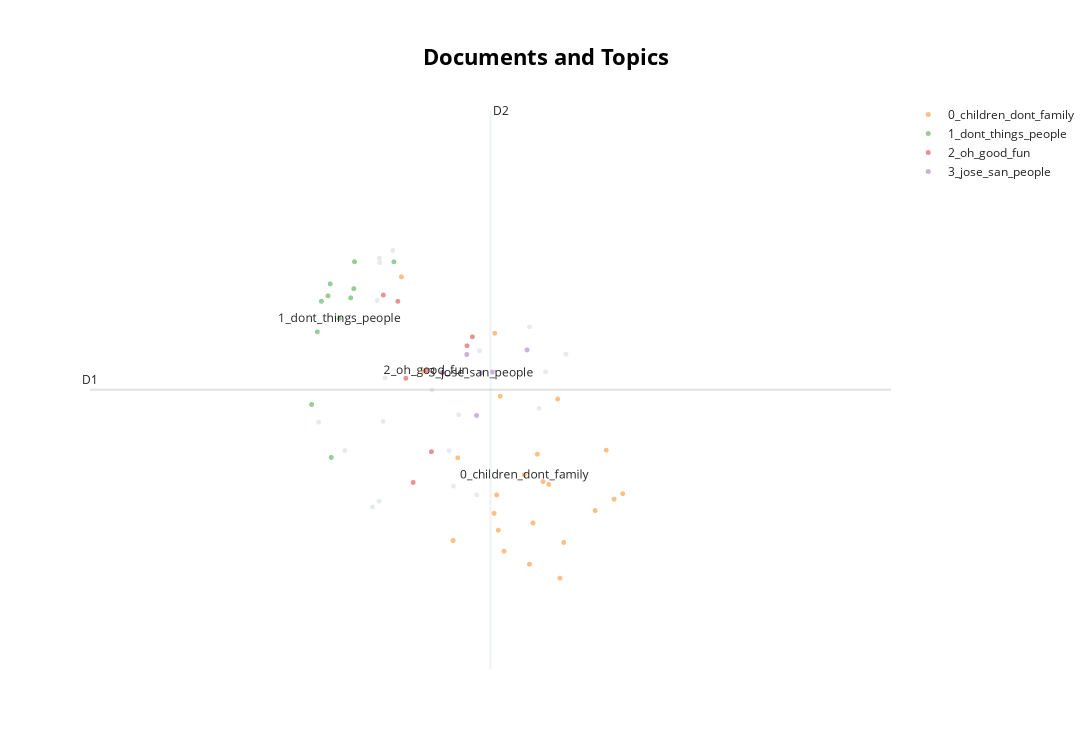

Notebook code cell kept with this figure:
### Code cell
topic_model.visualize_documents(docs, reduced_embeddings=reduced_embeddings)

### Figure 1 — Plotly figure (JSON) as saved in the notebook; plotly's stock layout.template omitted (floating-point values rounded to 4 significant figures)
{"data": [{"hoverinfo": "text", "hovertext": ["Well, I like to make things. Right now I'm knitting and I find that when it's cold or when you can't go outside, it's nice to have something, has some handwork, something, whatever you like to do at embroidery or knit or.", "And I would've taken airplane flights, but they weren't available when I was that age. I was, I was born 1930, so just before the second World War started. In 1941 when Pearl Harbor was attacked, I was only 10 and it was, uh, that was really a change. Oh my goodness. Oh my goodness. It was a big change. There was so much, so much propaganda making us hate the Japanese for attacking Pearl Harbor.", "Something called the GI Bill, which was a wonderful bill that they put through Congress, which allowed any service man to go to college for free. For free. It was wonderful. So he, what he did is he came out here and he ended up going to Santa Clara University and he only had had two years before the war was ended, but they let him stay for four years and he got his education and we got married during that time and that was a really good decision.", "And I have a special book that I just love called The Four Agreements. I would really suggest you read the Four Agreements. It's a very simple way of looking at life and every, every day I think about one of the agreements about how it's affecting me and how I can interact with other people with more kindness and listening. You gotta learn to listen.", "There's so many lonely people that lately I've been writing postcards to people telling them, pass them on to somebody else. You know, fun. Make plans. I hope someday I can still go to Yellowstone. I haven't seen Yellowstone. I've seen a lot of the world, but not Yellowstone, but just you just have, have thoughts that are positive.", "And so I think our home attitude and how we lived was slower pace and. There was a, maybe some racial injustice, but I don't know. On the whole, I think people got along pretty well. I don't think there was a lot of of crime. There was also, there was always crime, but not overtly like there are in the big cities, the world.", "Well, I think that we're getting more open to changes in ideas, and I think that people, for instance, people who are gay or people who have different kinds of other things going on. We're, we don't judge them as like we did years ago, and I think that's very, very positive because I think whoever we are, that's who we are and we need to be all respected as God made us all certain ways and we have to just go, as they say, go of the flow. There's a lot of wonderful people, this world that aren't just exactly like each other. We're all a little different.", "Well, I think in some ways you know that we know things too quickly and I think it can make people who are worried type of people, I think it makes them very upset.", "We had enough, but we, it was ration and sugar, things like that. But the men who were fighting the war, they were given all kinds of meat that make them be more aggressive. So when they got back from the war, there were a lot of jobs. And they had plenty of money and they wanted meat, meat, meat. And that's when the big meat obsession started in America.", "And I have a special book that I just love called The Four Agreements. I would really suggest you read the Four Agreements. It's a very simple way of looking at life and every, every day I think about one of the agreements about how it's affecting me and how I can interact with other people with more kindness and listening. You gotta learn to listen.", "Anyway, what happened was they knew during depression that lot of people were wandering around cause they had, things were so bad, there weren't any jobs. It was really horrible and people were starving. So what they did is they set up camp and then they would go into the little town with the, the trains would stop, and this was after the hobos.", "So that was fun. So that was a, a very, very happy day for me and I really lucked out. One of the most important things now I realize in, in having a partner is to have a real partner. And my husband, I've been married to him now for over 70 years, and he never ever said to me when I asked him to help me, that's woman's work.", "And my husband's brother Bob was a Catholic priest, so he was there at our wedding. And then we had, we had a reception in the afternoon and that was fun. And then my parents had purchased a piece of land over along the ocean in Santa Cruz and they had beginning of a house there, so that's where we were,  for the first few days of our honeymoon.", "Well, I think the computer industry, there's good things about it, but there's a lot about it that I don't like. I don't, I don't like Facebook. I won't have any part of Facebook and cause people don't, young people especially don't know how to manage it. They tell too many of their secrets that they let people frighten them and get them depressed. You know, that wasn't the intention to start. ", "The thing is that during the second world, The people who created food, they started planage and they had a big plan when the war was over. They had all these things that they made, which they called food and it put it in boxes, but it really wasn't food anymore. But people got conned and people started getting, what happened was during the war, We had rationing as far as meat.", "Well, like I said, I think it's fun to garden. I think it's fun sometimes in the year that too, you can walk and enjoy. Enjoy the scenery. We have lots of beautiful flowers here in California and I think it's wonderful to cook and bake right now during this virus we're having, having. ", "My wedding, well, we were married pretty close after the second World War, uh, it stopped. So things were, there wasn't a lot of. bridal Things and things to buy first. Cause when you have a war, then changing the transition, it's almost like an earthquake. I mean, it takes a long time to ever have everything settled down. So anyway, we were Catholic and we, they started having, they called nuptual masses, which meant it was a mass in which, which a celebration during which you were married.", "What actually happened to me, I, when I started working, I told my husband, I'm taking out a savings account at the bank just for my money, because when I get enough of it, I'm gonna take you on a trip. So when I got enough of it, I took him to Austria, where his relatives were from, so I was able to make my dream come true.", "Now I think the parents have a big responsibility to not allow their children to be on, on games. A, you know, certain amount of time a day, fine, but not for, not constantly. Cause you need, you need to get to know People and talk to people and interact. You need a lot of different things in this world. If you go to college and you learn everything from a book and you haven't learned from experience, uh, it just doesn't work. Uh, you have to have the experience of interaction with people and doing things plus the book learning, and then you're a rounded.", null], "marker": {"color": "#CFD8DC", "opacity": 0.5, "size": 5}, "mode": "markers+text", "name": "other", "showlegend": false, "type": "scattergl", "x": [8.267, 8.76, 7.978, 7.908, 7.929, 7.939, 7.733, 7.599, 7.911, 7.875, 7.899, 8.728, 8.865, 8.289, 7.913, 8.316, 8.679, 8.422, 8.409, 8.18], "y": [5.58, 6.18, 7.103, 5.196, 5.803, 6.134, 5.58, 5.796, 7.045, 5.151, 6.723, 5.901, 6.314, 5.31, 7.011, 5.854, 6.522, 6.341, 5.243, 6.042]}, {"hoverinfo": "text", "hovertext": ["Yep, very very important. It makes you ready for be to be a salesman if you have that interview. All kinds of things start out when you're young and you develop them.", "Well, my dad. I had a friend that came over and they built me a playhouse in the backyard. And the most fun, I had a neighbor across the street, Patty Jackson, and she and I, my mother would give me her old, uh, curtain for the living room. And we'd put on hats and we'd get, we'd put on old high heels and we'd just walk around the block, all dressed up.", "What was the biggest milestone? Mm-hmm. . I don't know. Let me think about that. Well, you know, a lot of the milestones are not milestones at the time. You don't think of it that way. And I think if your attitude is positive and open, I don't think the milestones look like milestones. You look back on 'em and they are milestones for, for sure.", "I don't do that. He helped me with everything. We just did everything together. And looking back, it was just a miracle that I found a man who had that kinda a good, positive attitude. He was from a large family, he liked. Having a large family, so we ended up having a large family, and now I have a lot of my daughters and my sons. They're wonderful, wonderful people, and they've grown up to be very responsible and very proud of them. ", "But I had, I wanted a big family because I was born in a family that was not big and I was bored. And my father, I don't know if you know what a hobo is. A hobo is somebody who rides the rails, rides the rails, and my father had a lot of adventures before the first World War. He was born in eighteen eighty nine, two years before the turn of Century, and so about probably about 1915.", "And if you don't follow that, it usually you've fallen a in a ditch along the way. You really need to listen to your spirit. Your spirit guides you beautifully, beautifully. And what happened to me when all my children got to school, I wanted to have a little job. . So I had a friend that worked for adult education here in Santa Clara Valley, and she told me how I could get a job as an aide.", "Whatever, and then they'd share their food and then sometimes they'd go into town and try to see if they get rake leaves or do some work for people, make a meal. And so they could get a meal or something from the P, the homeowners, but they weren't, they were good people. They were just, As we say, we're just moving around and enjoying things, and sometimes when things got real tough in depression later, some people would leave home just because it would make it easier on the parents to feed the younger children.", "I ended up teaching. I ended up teaching in a woman's jail for six years. I later ended up teaching seniors for six years and helping one of my sons go to college. But it really, if I could give one, one advice to everybody is listen to your gut or your spirit, whatever you wanna call it. That's my message and it really changed my life.", "So I got a job as an aide with another teacher for $5 an hour and wasn't a lot of money, but it was quite a while ago and it was fun. So I did that two or three mornings a week, but I decided that I didn't wanna work with this teacher anymore. I listened to my gut. And I didn't have to work, so I thought, why should I do something that I don't wanna be doing with a person I don't want to be doing it with?", "Well, you're a wonderful, wonderful granddaughter and I'm very proud of what you're doing, and I can't see what you're gonna do in the next years.", "Well, actually, I somehow learned how important it was to listen to your gut or your spirit, whatever you wanna call it, because there's some sort of a little situation inside your Body that your mind or your spirit that tells you what to do if you, if you tune into it.", "I feel for the younger generation, very much that they're too attached to the, to their, the games and all the things they do inside. There's not enough recreation outside. Uh, when our family grew up on the street, there was, oh, maybe like 20 kids and playing outside in the, playing baseball and having, just playing, plain fun.", "I went to college for one year, and then I was a mom and I really loved being a mom. So we had numerous children and they were all very active doing things, making things, being active. Boys all had paper routes and had a little bit of money that way, and the girls did a lot of babysitting and a lot of sewing, and a lot of helping canning fruit.", "We had so much. It was, it was a delight. And after my husband and I got married, we took, we took that playhouse apart and took it over to where we had our first tract home in 1950 and we put it up and so our children were able to enjoy that playhouse also. So I think getting, having time to grow up and be kids is very, very important. Very, very important. We really have to work hard on letting children be children.", "And so they, they traveled. They weren't afraid of their world. It was my intention that my children would all be not afraid of the world. My father taught me not to be afraid of the world and enjoy it. And that's what I try to impart with our children.", "Well, I always wanted to be an attorney. And the funny thing is that when I met my husband and I went back, he was from Illinois and I went back and met his family. His oldest brother was an attorney who was born on my birthday. So , I guess he became the attorney and I didn't. But uh, no, I. I'm glad I didn't become an attorney.", "So I talked to my lady that was in charge of the adult education and then we talked about it and she looked at me after a while and she said, I can. Make you a full fledged teacher in one subject. So in that conversation I was able to switch from $5 an hour to 17.50 an hour, and it was all because I listened to my gut and my life changed so radically.", "If you could speak to your younger self, what advice would you give? Hmm. Well, I don't, it was really interesting. When I was growing up, there were three choices for women. To work as a job, a secretary, nurse, or teacher. And none of those appealed to me at my young age. And so when I met my husband to be, he had gotten out of the service. Second World War was over and he had.", "But I was only, I had a sister. When I was nine years old, my mother had a little girl, my sister, and when she was three years old and I was 12 years old, I knit her a sweater, a little red sweater. I'll never forget it, and I'm so proud of that in my own heart. So I think the things we can create are just very, very important. Yes. ", "They maybe still call hobos, but they would take them off the train and they'd say, come on, we're gonna take you the camp and we're gonna get, we're gonna feed you and we're gonna give you some clean clothes. New clothes. So they take them out to the camps and they let 'em have a shower. They, shave em. And one time I heard a recording similar to the one I'm making here about, and a man was telling about he was the one that was rescued from one of these situations where he was hungry, so hungry, they didn't know what he was gonna do.", "You know something, I don't think I would take you up on that. Cause you know, life is a real mixture and there's wonderful, and there's some things you don't wanna live agains. So, um, I think my childhood was very, very happy. I had a happy life so, I really don't know that I'd wanna live any of my years again. They were, I had wonderful times raising our children. We decided to have a large family and so we ended up with six daughters and four sons and they're all alive and doing well today. Very proud of them. And, uh, our son, Toby, is living at Pittsburgh and he has a daughter named Taylor who is doing this podcast. So that's where I'm at. ", "I, I would've liked to learn all those things, but it's a very stressful life and I don't know, I think I enjoyed what I did better. And in those days anyway, there was a lot of different things that we did with our children and they learned all kinds of things. They, I had them Involved in traveling and all kinds of things and camping and just doing all kinds of things, going to the beach.", null], "marker": {"opacity": 0.5, "size": 5}, "mode": "markers+text", "name": "0_children_dont_family", "text": ["", "", "", "", "", "", "", "", "", "", "", "", "", "", "", "", "", "", "", "", "", "", "0_children_dont_family"], "textfont": {"size": 12}, "type": "scattergl", "x": [9.015, 8.823, 8.697, 8.511, 8.501, 8.548, 8.135, 8.854, 8.678, 8.519, 8.287, 8.311, 8.777, 8.748, 8.529, 9.156, 8.834, 9.112, 8.719, 8.023, 8.498, 9.072, 8.652], "y": [5.124, 5.973, 5.03, 5.243, 6.473, 4.815, 6.186, 4.881, 4.715, 4.975, 4.896, 5.526, 5.323, 5.345, 5.994, 5.253, 4.61, 5.211, 5.553, 6.903, 5.103, 5.583, 5.396]}, {"hoverinfo": "text", "hovertext": ["Still, I don't know if you've heard about it, but there's something in the forties was called the CCC conservation corps. And we had a president called President Franklin Delenor Roosevelt, and in my mind, in my husband's mind, we think he's a wonderful man. He's behind a whole social security program and thank goodness we have social security.", "Yes. Yes. Yes. And right now I understand, you know, there's a huge amount of people that are trying to call you up and scare you, and they tell you that the IRS wants to get, is gonna get you in different things and they're, they're just doing all kinds of terrible, stealing money from people and just doing all sorts of evil things to kind people who are at home and who are not ready for being hacked and being tripped very bad.", "Yep. I had it happen to me one day and I fell for it till I woken and I turned it around, but it could happen to anybody. It's amazing how they con you. So anyway, you have to really be on your toes and realize that certain governmental offices, like the irs, et cetera, theyll not call you on the phone if they wanna get hold of you. They do it by mail. ", "Hmm. Good telephones. I think the telephone systems are horrible now, and then having all those brutal phone calls come through all the time. It's disgusting. I think a lot of their people that are in Congress don't know what to do about these kinda things, and so they just ignore them. And we gotta to say, we have to suffer by having these bad phone calls come in and interrupt our day so many times.", "Taylor : Yeah. We don't like those scam callers", "He said. He said, I'll never forget that day in my life when they took us to the camp and we showered and we got clean clothes and I had the most wonderful breakfast. I had all the bacon and eggs and toast and coffee I ever wanted. He said it changed my whole life. So Franklin Roosevelt set up this conservation  corp and All, all kinds of things that they did in the countryside. Probably fixed bridges and fixed roads that they made work. You have to do that when you have trouble. We're having the same situation now, so we're gonna pray that things change. ", "That's right. One was called the wpa, and even today, if you're driving along Country Roads, you'll see, where's there's a little bridge You'll see wpa. A lot of people don't know what that means but they are still around. All the things that they did. Now a lot of it needs to be redone because over time things do disintegrate.", "Well, I think that the last four years have been such a disaster that I think we're gonna all work together for the future in a happier mode and get things done. Just simple things. Basically, people need jobs and they need to be cared about, and we, the bottom line is we have to care about each other. We can't judge people. We have to work with them and try to bring out the best. People have a lot of good characteristics and we have to bring it out and help them get educated, but also help the good jobs. And I think it's gonna happen. I really do. Cause I think we're gonna have a wonderful administration and a lot of people working for positive results. ", "Like right now when the virus we're going through. I've noticed that there's so much fear. I, I don't mean to say that I'm not afraid. I don't, I don't wanna get the virus, but I don't want it to ruin my life. Every day when I get up to worry, worry, worry. I don't think that's what we can do. Whenever I start worrying too much, I know it's time to make a pot of soup so I can share soup with a neighbor. You know? We just have to not, not worry. That's not the message. ", "He started riding the rails and he told me that he had ridden, at that time there were 48 states and he told me that he had been in 46 in the 48 states, and they would ride the rails and then when a freight train would stop, it was freight cars. When a freight train would stop, they'd all get out, whoever was on the train, get out, they'd find a tree or someplace they could get out of the shade, get in the shade.", null], "marker": {"opacity": 0.5, "size": 5}, "mode": "markers+text", "name": "1_dont_things_people", "text": ["", "", "", "", "", "", "", "", "", "", "1_dont_things_people"], "textfont": {"size": 12}, "type": "scattergl", "x": [7.783, 7.763, 7.779, 7.592, 7.613, 7.659, 7.647, 7.664, 7.563, 7.984, 7.705], "y": [7.018, 6.743, 6.813, 6.484, 6.717, 6.849, 6.758, 5.529, 5.931, 7.017, 6.586]}, {"hoverinfo": "text", "hovertext": ["That's right. That's right. Oh, I love polenta. I have a wonderful recipe for polenta. I think it's fun to find, I call 'em peasant recipes. It's what the peasants used to eat real simple food like soups and polenta and lots of pastas and salads. Lots of fun things. Yeah, that sounds good. Yep. My husband's 95 and he still has his hair, I said, thank me I didn't feed you stuff that make your hair fall out. ", "Every, so many people I talked to were making sourdough bread. In fact, a couple came over yesterday and brought me some of the couple slices of her bread. Oh, is it delicious. So it's, it takes a lot of energy to make sourdough, cuz you have to time it. Boy was delicious. So making, making food is fun. ", "Well, I am working very hard on not going to a facility. My husband and, I wanna stay our home, and I think you  have to keep. Like thinking forward. You have to think forward and think happy thoughts and do things together with people, do things together. I like to write letters.", "Uh, have, repeat that question. Oh, comfort food. Yes. A comfort food. Well, you know what? I love tapioca pudding and I haven't made it for a long time. And, and you put later on, at the end of it, you fold in the egg whites and so it's kindy, it's wonderful. I love tapioca, pudding. It's really good. I like it. Yeah, good for you too. You know, tapioca is from a root, and it was in Asia, I think, and you couldn't get it much during the second World War. So what was the other question? ", "And that's why now we have so many sick people because of they, they're so unbalanced and they're the way they eat. There's a lot of information out now about how to eat. And you can find it if you look for it. Cause it's, it's getting stronger and stronger. Cause we have to get well, we have to take care of ourselves. So I'm actually now a vegetarian and I really enjoy all kinds of good things", " Oh, I never even, oh, I thought for sure. I was born in 1930 and I used to think about Uh, the turn of the century and I thought I was 70 years old. Oh my goodness. No, I'll be dead by then. So being alive now at 90 is a big shock, but luckily I'm in pretty good shape. You get tired. That's the one only thing about being 90. You do get tired, but just try to eat a lot of vegetables and fruit and grains and stay away from the meat, that's my advice. ", "Read or write or anything to fill the cracks in the day. And it's really been fun. I've gotten to know a lady from church that likes to knit also, we've been sharing different patterns and different things and having a lot of laughter. It's been fun. So I think it's very, it's tranquilizing. You don't have to take tranquilizers or all kinds of pills when you do hand work because your mind just escapes the everyday life, the everyday world.", "Polenta and lots of pastas and salads. Lots of fun things. Yeah, that sounds good. Yep. My husband's 95 and he still has his hair, I said, thank me I didn't feed you stuff that make your hair fall out. ", null], "marker": {"opacity": 0.5, "size": 5}, "mode": "markers+text", "name": "2_oh_good_fun", "text": ["", "", "", "", "", "", "", "", "2_oh_good_fun"], "textfont": {"size": 12}, "type": "scattergl", "x": [8.234, 8.046, 8.083, 8.005, 7.931, 8.359, 8.177, 8.386, 8.153], "y": [6.171, 6.131, 5.338, 6.716, 6.764, 6.378, 5.572, 6.446, 6.19]}, {"hoverinfo": "text", "hovertext": ["So then it became Japan-town. So even today in San Jose, we have a wonderful Japan town and so I love to take people there cuz it's like, it's like going to San Francisco, but we don't have to drive 50 miles away. So I love if you ever come to San Jose, go to Japan Town and have lunch or dinner. It's really fun.", "It was really a bad time as far as, you know, turning on hate onto each. It was bad, but a good thing happened in our downtown San Jose. About that time, I don't know exactly what it was, there was a, a group of Chinese people that lived down there. And anyway, some of the Europeans came in one night and burned them all out, and it was a terrible shock. And also a German man gave the Chinese people a few acres to start a new community. Just a few, a few miles away. Which was incredibly wonderful. And after a while there was a lot of Chinese people there and then slowly they kind of moved in different places in San Jose. And so after the second World War, the Japanese people settled in the same area mostly.", "Hmm. Legal. I have to think about that one for a while.When you have cities that are, that are not, uh, overpopulated, people get along better than they do. They, they've made tests with, uh, with animals and they've found that there's a lot more aggression when you have too many people, or in that case, animals taking over a certain amount of space. So by living in Santa Clara and also going to Santa Jose of high school, we weren't, uh, overcrowded.", "First of all, I still have a strong voice at the age of 90, so a lot of people on the phone don't think I'm 90, but this year I am 90 and I have lived in Santa Clara Valley, which is now called Silicon Valley, oh, most of my life. It's a wonderful place to live. Wonderful weather. Close to the ocean. So that's where I grew up and it was a, I grew up in a town of Santa Clara, which was right next to San Jose, and it was a town of 5,000 people at the time. Very low key, very nice place to grow up. It was able to ride my bicycle all over the place. Had a lot of freedom. So that's me.", "That's an interesting question. I. That's interesting. I, I took a train trip I remember from San Jose to Los Angeles when I was 10, just before Pearl Harbor that year, and that was very exciting.", null], "marker": {"opacity": 0.5, "size": 5}, "mode": "markers+text", "name": "3_jose_san_people", "text": ["", "", "", "", "", "3_jose_san_people"], "textfont": {"size": 12}, "type": "scattergl", "x": [8.489, 8.358, 8.232, 8.408, 8.666, 8.43], "y": [6.178, 6.312, 6.175, 5.848, 6.347, 6.172]}], "layout": {"annotations": [{"showarrow": false, "text": "D1", "x": 6.429, "y": 6.043, "yshift": 10}, {"showarrow": false, "text": "D2", "x": 8.479, "xshift": 10, "y": 8.168}], "height": 750, "shapes": [{"line": {"color": "#CFD8DC", "width": 2}, "type": "line", "x0": 8.479, "x1": 8.479, "y0": 3.918, "y1": 8.168}, {"line": {"color": "#9E9E9E", "width": 2}, "type": "line", "x0": 6.429, "x1": 10.53, "y0": 6.043, "y1": 6.043}], "title": {"font": {"color": "Black", "size": 22}, "text": "<b>Documents and Topics</b>", "x": 0.5, "xanchor": "center", "yanchor": "top"}, "width": 1200, "xaxis": {"autorange": true, "range": [6.38, 10.53], "type": "linear", "visible": false}, "yaxis": {"autorange": true, "range": [3.911, 8.241], "type": "linear", "visible": false}}}
